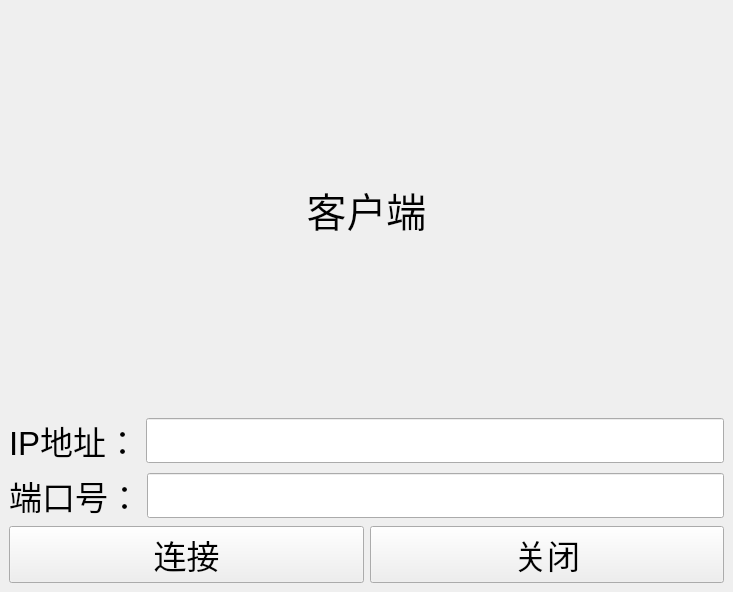
<?xml version="1.0" encoding="UTF-8"?>
<ui version="4.0">
 <class>MainWindow</class>
 <widget class="QMainWindow" name="MainWindow">
  <property name="geometry">
   <rect>
    <x>0</x>
    <y>0</y>
    <width>733</width>
    <height>592</height>
   </rect>
  </property>
  <property name="windowTitle">
   <string>MainWindow</string>
  </property>
  <widget class="QWidget" name="centralwidget">
   <layout class="QVBoxLayout" name="verticalLayout_2">
    <item>
     <widget class="QWidget" name="widget" native="true">
      <layout class="QHBoxLayout" name="horizontalLayout_4">
       <item>
        <widget class="QLabel" name="label">
         <property name="font">
          <font>
           <pointsize>30</pointsize>
          </font>
         </property>
         <property name="text">
          <string>客户端</string>
         </property>
         <property name="alignment">
          <set>Qt::AlignmentFlag::AlignCenter</set>
         </property>
        </widget>
       </item>
      </layout>
     </widget>
    </item>
    <item>
     <layout class="QVBoxLayout" name="verticalLayout" stretch="2,2,2">
      <item>
       <layout class="QHBoxLayout" name="horizontalLayout">
        <item>
         <widget class="QLabel" name="label_2">
          <property name="font">
           <font>
            <pointsize>25</pointsize>
           </font>
          </property>
          <property name="text">
           <string>IP地址：</string>
          </property>
         </widget>
        </item>
        <item>
         <widget class="QLineEdit" name="lineEdit">
          <property name="font">
           <font>
            <pointsize>25</pointsize>
           </font>
          </property>
         </widget>
        </item>
       </layout>
      </item>
      <item>
       <layout class="QHBoxLayout" name="horizontalLayout_2">
        <item>
         <widget class="QLabel" name="label_3">
          <property name="font">
           <font>
            <pointsize>25</pointsize>
           </font>
          </property>
          <property name="text">
           <string>端口号：</string>
          </property>
         </widget>
        </item>
        <item>
         <widget class="QLineEdit" name="lineEdit_2">
          <property name="font">
           <font>
            <pointsize>25</pointsize>
           </font>
          </property>
         </widget>
        </item>
       </layout>
      </item>
      <item>
       <layout class="QHBoxLayout" name="horizontalLayout_3">
        <item>
         <widget class="QPushButton" name="pushButton">
          <property name="font">
           <font>
            <pointsize>25</pointsize>
           </font>
          </property>
          <property name="text">
           <string>连接</string>
          </property>
         </widget>
        </item>
        <item>
         <widget class="QPushButton" name="pushButton_2">
          <property name="font">
           <font>
            <pointsize>25</pointsize>
           </font>
          </property>
          <property name="text">
           <string>关闭</string>
          </property>
         </widget>
        </item>
       </layout>
      </item>
     </layout>
    </item>
   </layout>
  </widget>
 </widget>
 <resources/>
 <connections/>
</ui>
